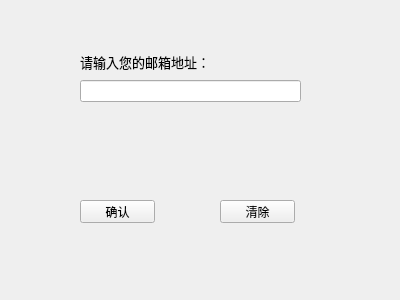
<?xml version="1.0" encoding="UTF-8"?>
<ui version="4.0">
 <class>RecovePwd</class>
 <widget class="QWidget" name="RecovePwd">
  <property name="windowModality">
   <enum>Qt::ApplicationModal</enum>
  </property>
  <property name="geometry">
   <rect>
    <x>0</x>
    <y>0</y>
    <width>400</width>
    <height>300</height>
   </rect>
  </property>
  <property name="font">
   <font>
    <family>Microsoft YaHei UI</family>
   </font>
  </property>
  <property name="windowTitle">
   <string>找回密码窗口</string>
  </property>
  <widget class="QPushButton" name="pushButton">
   <property name="geometry">
    <rect>
     <x>80</x>
     <y>200</y>
     <width>75</width>
     <height>23</height>
    </rect>
   </property>
   <property name="text">
    <string>确认</string>
   </property>
  </widget>
  <widget class="QPushButton" name="pushButton_2">
   <property name="geometry">
    <rect>
     <x>220</x>
     <y>200</y>
     <width>75</width>
     <height>23</height>
    </rect>
   </property>
   <property name="text">
    <string>清除</string>
   </property>
  </widget>
  <widget class="QWidget" name="layoutWidget">
   <property name="geometry">
    <rect>
     <x>80</x>
     <y>50</y>
     <width>221</width>
     <height>52</height>
    </rect>
   </property>
   <layout class="QVBoxLayout" name="verticalLayout">
    <item>
     <widget class="QLabel" name="label">
      <property name="font">
       <font>
        <family>Microsoft YaHei UI</family>
        <pointsize>10</pointsize>
       </font>
      </property>
      <property name="text">
       <string>请输入您的邮箱地址：</string>
      </property>
     </widget>
    </item>
    <item>
     <layout class="QHBoxLayout" name="horizontalLayout">
      <item>
       <widget class="QLineEdit" name="lineEdit"/>
      </item>
     </layout>
    </item>
   </layout>
  </widget>
 </widget>
 <resources/>
 <connections/>
</ui>
